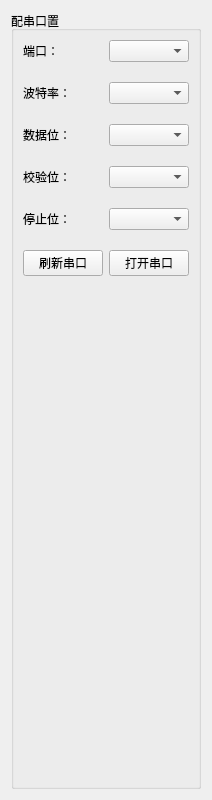
<?xml version="1.0" encoding="UTF-8"?>
<ui version="4.0">
 <class>SerialTool</class>
 <widget class="QWidget" name="SerialTool">
  <property name="geometry">
   <rect>
    <x>0</x>
    <y>0</y>
    <width>200</width>
    <height>800</height>
   </rect>
  </property>
  <property name="windowTitle">
   <string>Form</string>
  </property>
  <layout class="QHBoxLayout" name="horizontalLayout">
   <item>
    <widget class="QGroupBox" name="ConfigureGbox">
     <property name="maximumSize">
      <size>
       <width>200</width>
       <height>16777215</height>
      </size>
     </property>
     <property name="title">
      <string>配串口置</string>
     </property>
     <layout class="QGridLayout" name="ConfigureGboxLayout">
      <property name="verticalSpacing">
       <number>20</number>
      </property>
      <item row="1" column="0">
       <widget class="QLabel" name="BaudLab">
        <property name="text">
         <string>波特率：</string>
        </property>
       </widget>
      </item>
      <item row="2" column="0">
       <widget class="QLabel" name="DatabitLab">
        <property name="text">
         <string>数据位：</string>
        </property>
       </widget>
      </item>
      <item row="2" column="1">
       <widget class="QComboBox" name="DataBitCbox"/>
      </item>
      <item row="3" column="1">
       <widget class="QComboBox" name="CheckBitCbox"/>
      </item>
      <item row="0" column="0">
       <widget class="QLabel" name="PortLab">
        <property name="text">
         <string>端口：</string>
        </property>
       </widget>
      </item>
      <item row="4" column="0">
       <widget class="QLabel" name="StopBitLab">
        <property name="text">
         <string>停止位：</string>
        </property>
       </widget>
      </item>
      <item row="3" column="0">
       <widget class="QLabel" name="CheckBitLab">
        <property name="text">
         <string>校验位：</string>
        </property>
       </widget>
      </item>
      <item row="0" column="1">
       <widget class="QComboBox" name="PortCbox"/>
      </item>
      <item row="5" column="0">
       <widget class="QPushButton" name="RefreshPbtn">
        <property name="text">
         <string>刷新串口</string>
        </property>
       </widget>
      </item>
      <item row="5" column="1">
       <widget class="QPushButton" name="PortSwitchPbtn">
        <property name="text">
         <string>打开串口</string>
        </property>
       </widget>
      </item>
      <item row="1" column="1">
       <widget class="QComboBox" name="BaudCbox"/>
      </item>
      <item row="4" column="1">
       <widget class="QComboBox" name="StopBitCbox"/>
      </item>
      <item row="6" column="0" colspan="2">
       <spacer name="verticalSpacer">
        <property name="orientation">
         <enum>Qt::Vertical</enum>
        </property>
        <property name="sizeHint" stdset="0">
         <size>
          <width>20</width>
          <height>40</height>
         </size>
        </property>
       </spacer>
      </item>
     </layout>
    </widget>
   </item>
  </layout>
 </widget>
 <resources/>
 <connections/>
</ui>
